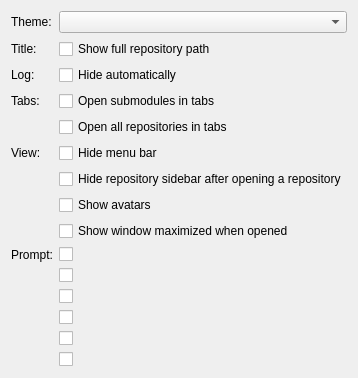
<?xml version="1.0" encoding="UTF-8"?>
<ui version="4.0">
 <class>WindowPanel</class>
 <widget class="QWidget" name="WindowPanel">
  <layout class="QFormLayout" name="formLayout">
   <item row="0" column="0">
    <widget class="QLabel" name="label">
     <property name="text">
      <string>Theme:</string>
     </property>
    </widget>
   </item>
   <item row="0" column="1">
    <widget class="QComboBox" name="mTheme"/>
   </item>
   <item row="1" column="0">
    <widget class="QLabel" name="label_2">
     <property name="text">
      <string>Title:</string>
     </property>
    </widget>
   </item>
   <item row="1" column="1">
    <widget class="QCheckBox" name="mFullPath">
     <property name="text">
      <string>Show full repository path</string>
     </property>
    </widget>
   </item>
   <item row="2" column="0">
    <widget class="QLabel" name="label_3">
     <property name="text">
      <string>Log:</string>
     </property>
    </widget>
   </item>
   <item row="2" column="1">
    <widget class="QCheckBox" name="mHideLog">
     <property name="text">
      <string>Hide automatically</string>
     </property>
    </widget>
   </item>
   <item row="3" column="0">
    <widget class="QLabel" name="label_4">
     <property name="text">
      <string>Tabs:</string>
     </property>
    </widget>
   </item>
   <item row="3" column="1">
    <widget class="QCheckBox" name="mSmTabs">
     <property name="text">
      <string>Open submodules in tabs</string>
     </property>
    </widget>
   </item>
   <item row="4" column="1">
    <widget class="QCheckBox" name="mRepoTabs">
     <property name="text">
      <string>Open all repositories in tabs</string>
     </property>
    </widget>
   </item>
   <item row="5" column="0">
    <widget class="QLabel" name="label_5">
     <property name="text">
      <string>View:</string>
     </property>
    </widget>
   </item>
   <item row="5" column="1">
    <widget class="QCheckBox" name="mHideMenuBar">
     <property name="text">
      <string>Hide menu bar</string>
     </property>
    </widget>
   </item>
   <item row="6" column="1">
    <widget class="QCheckBox" name="mAutohideSidebar">
     <property name="text">
      <string>Hide repository sidebar after opening a repository</string>
     </property>
    </widget>
   </item>
   <item row="7" column="1">
    <widget class="QCheckBox" name="mShowAvatars">
     <property name="text">
      <string>Show avatars</string>
     </property>
    </widget>
   </item>
   <item row="8" column="1">
    <widget class="QCheckBox" name="mShowMaximized">
     <property name="text">
      <string>Show window maximized when opened</string>
     </property>
    </widget>
   </item>
   <item row="9" column="0">
    <widget class="QLabel" name="label_6">
     <property name="text">
      <string>Prompt:</string>
     </property>
    </widget>
   </item>
   <item row="9" column="1">
    <widget class="QCheckBox" name="mMerge"/>
   </item>
   <item row="10" column="1">
    <widget class="QCheckBox" name="mRevert"/>
   </item>
   <item row="11" column="1">
    <widget class="QCheckBox" name="mCherryPick"/>
   </item>
   <item row="12" column="1">
    <widget class="QCheckBox" name="mStash"/>
   </item>
   <item row="13" column="1">
    <widget class="QCheckBox" name="mDirectories"/>
   </item>
   <item row="14" column="1">
    <widget class="QCheckBox" name="mLargeFiles"/>
   </item>
  </layout>
 </widget>
 <resources/>
 <connections/>
</ui>
